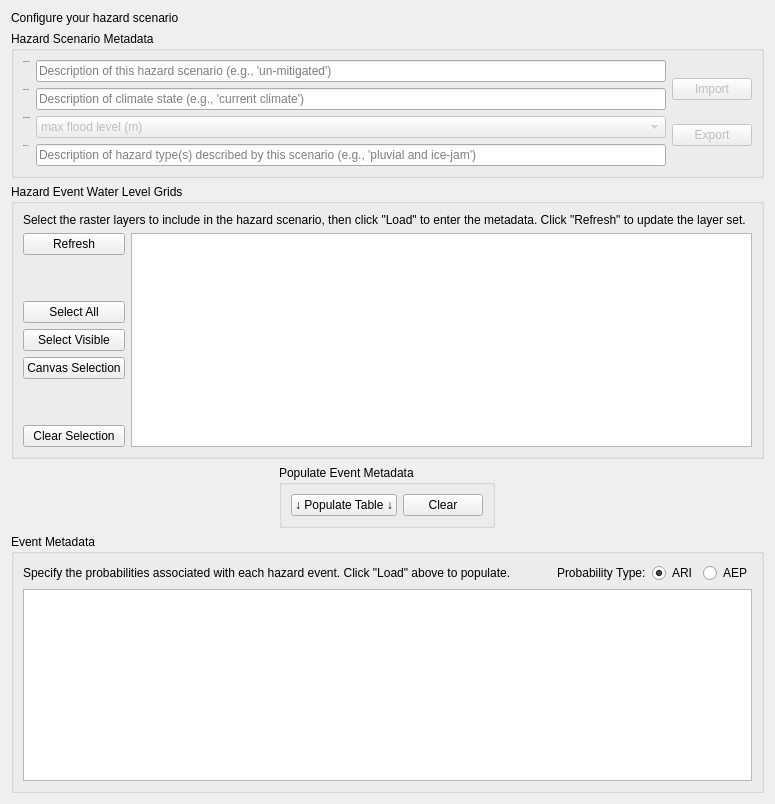
     <widget class="QWidget" name="tab_03_HZ">
      <attribute name="title">
       <string>Hazard</string>
      </attribute>
      <layout class="QVBoxLayout" name="verticalLayout_15">
       <item>
        <widget class="QLabel" name="label_3">
         <property name="text">
          <string>Configure your hazard scenario</string>
         </property>
        </widget>
       </item>
       <item>
        <widget class="QGroupBox" name="groupBox_8">
         <property name="title">
          <string>Hazard Scenario Metadata</string>
         </property>
         <layout class="QHBoxLayout" name="horizontalLayout_4">
          <item>
           <layout class="QFormLayout" name="formLayout_2">
            <item row="0" column="0">
             <widget class="QLabel" name="scenarioNameLabel">
              <property name="font">
               <font>
                <pointsize>-1</pointsize>
               </font>
              </property>
              <property name="text">
               <string>Scenario Name</string>
              </property>
             </widget>
            </item>
            <item row="0" column="1">
             <widget class="QLineEdit" name="scenarioNameLineEdit">
              <property name="inputMask">
               <string/>
              </property>
              <property name="text">
               <string/>
              </property>
              <property name="placeholderText">
               <string>Description of this hazard scenario (e.g., 'un-mitigated')</string>
              </property>
             </widget>
            </item>
            <item row="1" column="0">
             <widget class="QLabel" name="climateStateLabel">
              <property name="font">
               <font>
                <pointsize>-1</pointsize>
               </font>
              </property>
              <property name="text">
               <string>Climate State</string>
              </property>
             </widget>
            </item>
            <item row="1" column="1">
             <widget class="QLineEdit" name="climateStateLineEdit">
              <property name="placeholderText">
               <string>Description of climate state (e.g., 'current climate')</string>
              </property>
             </widget>
            </item>
            <item row="2" column="0">
             <widget class="QLabel" name="hazardVariableLabel">
              <property name="font">
               <font>
                <pointsize>-1</pointsize>
               </font>
              </property>
              <property name="text">
               <string>Hazard Variable</string>
              </property>
             </widget>
            </item>
            <item row="2" column="1">
             <widget class="QComboBox" name="hazardVariableComboBox">
              <property name="enabled">
               <bool>false</bool>
              </property>
              <item>
               <property name="text">
                <string>max flood level (m)</string>
               </property>
              </item>
             </widget>
            </item>
            <item row="3" column="0">
             <widget class="QLabel" name="hazardTypeLabel">
              <property name="font">
               <font>
                <pointsize>-1</pointsize>
               </font>
              </property>
              <property name="text">
               <string>Hazard Type</string>
              </property>
             </widget>
            </item>
            <item row="3" column="1">
             <widget class="QLineEdit" name="hazardTypeLineEdit">
              <property name="placeholderText">
               <string>Description of hazard type(s) described by this scenario (e.g., 'pluvial and ice-jam')</string>
              </property>
             </widget>
            </item>
           </layout>
          </item>
          <item>
           <layout class="QVBoxLayout" name="verticalLayout_21">
            <item>
             <widget class="QPushButton" name="pushButton_HZ_hazDB_import">
              <property name="enabled">
               <bool>false</bool>
              </property>
              <property name="text">
               <string>Import</string>
              </property>
             </widget>
            </item>
            <item>
             <widget class="QPushButton" name="pushButton_HZ_hazDB_export">
              <property name="enabled">
               <bool>false</bool>
              </property>
              <property name="text">
               <string>Export</string>
              </property>
             </widget>
            </item>
           </layout>
          </item>
         </layout>
        </widget>
       </item>
       <item>
        <widget class="QGroupBox" name="groupBox_4">
         <property name="sizePolicy">
          <sizepolicy hsizetype="Preferred" vsizetype="Expanding">
           <horstretch>0</horstretch>
           <verstretch>0</verstretch>
          </sizepolicy>
         </property>
         <property name="minimumSize">
          <size>
           <width>0</width>
           <height>0</height>
          </size>
         </property>
         <property name="maximumSize">
          <size>
           <width>16777215</width>
           <height>9999</height>
          </size>
         </property>
         <property name="title">
          <string>Hazard Event Water Level Grids</string>
         </property>
         <layout class="QVBoxLayout" name="verticalLayout_20">
          <item>
           <widget class="QLabel" name="label_8">
            <property name="text">
             <string>Select the raster layers to include in the hazard scenario, then click &quot;Load&quot; to enter the metadata. Click &quot;Refresh&quot; to update the layer set.</string>
            </property>
           </widget>
          </item>
          <item>
           <layout class="QHBoxLayout" name="horizontalLayout_11">
            <item>
             <layout class="QVBoxLayout" name="verticalLayout_11">
              <item>
               <widget class="QPushButton" name="pushButton_HZ_refresh">
                <property name="text">
                 <string>Refresh</string>
                </property>
               </widget>
              </item>
              <item>
               <spacer name="verticalSpacer_4">
                <property name="orientation">
                 <enum>Qt::Vertical</enum>
                </property>
                <property name="sizeHint" stdset="0">
                 <size>
                  <width>20</width>
                  <height>40</height>
                 </size>
                </property>
               </spacer>
              </item>
              <item>
               <widget class="QPushButton" name="pushButton_HZ_hrlay_selectAll">
                <property name="text">
                 <string>Select All</string>
                </property>
               </widget>
              </item>
              <item>
               <widget class="QPushButton" name="pushButton_HZ_hrlay_selectVis">
                <property name="toolTip">
                 <string>Select all layers visible in the canvas</string>
                </property>
                <property name="text">
                 <string>Select Visible</string>
                </property>
               </widget>
              </item>
              <item>
               <widget class="QPushButton" name="pushButton_HZ_hrlay_canvas">
                <property name="toolTip">
                 <string>Set the selection to match the selection from the main QGIS canvas</string>
                </property>
                <property name="text">
                 <string>Canvas Selection</string>
                </property>
               </widget>
              </item>
              <item>
               <spacer name="verticalSpacer_8">
                <property name="orientation">
                 <enum>Qt::Vertical</enum>
                </property>
                <property name="sizeHint" stdset="0">
                 <size>
                  <width>20</width>
                  <height>40</height>
                 </size>
                </property>
               </spacer>
              </item>
              <item>
               <widget class="QPushButton" name="pushButton_HZ_hrlay_clear">
                <property name="text">
                 <string>Clear Selection</string>
                </property>
               </widget>
              </item>
             </layout>
            </item>
            <item>
             <widget class="QListView" name="listView_HZ_hrlay">
              <property name="toolTip">
               <string>Select the rasters to 'Prep' or 'Sample'</string>
              </property>
              <property name="alternatingRowColors">
               <bool>true</bool>
              </property>
             </widget>
            </item>
           </layout>
          </item>
         </layout>
        </widget>
       </item>
       <item alignment="Qt::AlignHCenter">
        <widget class="QGroupBox" name="groupBox_6">
         <property name="title">
          <string>Populate Event Metadata</string>
         </property>
         <layout class="QHBoxLayout" name="horizontalLayout_6">
          <item>
           <widget class="QPushButton" name="pushButton_HZ_hrlay_load">
            <property name="text">
             <string>↓ Populate Table ↓</string>
            </property>
           </widget>
          </item>
          <item>
           <widget class="QPushButton" name="pushButton_HZ_populate_clear">
            <property name="enabled">
             <bool>true</bool>
            </property>
            <property name="text">
             <string>Clear</string>
            </property>
           </widget>
          </item>
         </layout>
        </widget>
       </item>
       <item alignment="Qt::AlignVCenter">
        <widget class="QGroupBox" name="groupBox_3">
         <property name="title">
          <string>Event Metadata</string>
         </property>
         <layout class="QVBoxLayout" name="verticalLayout_13">
          <item>
           <layout class="QHBoxLayout" name="horizontalLayout_9">
            <item>
             <widget class="QLabel" name="label_7">
              <property name="text">
               <string>Specify the probabilities associated with each hazard event. Click &quot;Load&quot; above to populate.</string>
              </property>
             </widget>
            </item>
            <item>
             <spacer name="horizontalSpacer">
              <property name="orientation">
               <enum>Qt::Horizontal</enum>
              </property>
              <property name="sizeHint" stdset="0">
               <size>
                <width>40</width>
                <height>20</height>
               </size>
              </property>
             </spacer>
            </item>
            <item>
             <widget class="QLabel" name="label_6">
              <property name="text">
               <string>Probability Type:</string>
              </property>
             </widget>
            </item>
            <item>
             <widget class="QRadioButton" name="radioButton_ELari">
              <property name="sizePolicy">
               <sizepolicy hsizetype="Fixed" vsizetype="Fixed">
                <horstretch>0</horstretch>
                <verstretch>0</verstretch>
               </sizepolicy>
              </property>
              <property name="text">
               <string>ARI</string>
              </property>
              <property name="checked">
               <bool>true</bool>
              </property>
             </widget>
            </item>
            <item>
             <widget class="QRadioButton" name="radioButton_ELaep">
              <property name="sizePolicy">
               <sizepolicy hsizetype="Fixed" vsizetype="Fixed">
                <horstretch>0</horstretch>
                <verstretch>0</verstretch>
               </sizepolicy>
              </property>
              <property name="text">
               <string>AEP</string>
              </property>
             </widget>
            </item>
           </layout>
          </item>
          <item>
           <widget class="QTableWidget" name="tableWidget_HZ_eventMeta">
            <property name="sizePolicy">
             <sizepolicy hsizetype="Expanding" vsizetype="Expanding">
              <horstretch>0</horstretch>
              <verstretch>0</verstretch>
             </sizepolicy>
            </property>
            <property name="minimumSize">
             <size>
              <width>0</width>
              <height>0</height>
             </size>
            </property>
            <property name="baseSize">
             <size>
              <width>200</width>
              <height>0</height>
             </size>
            </property>
            <property name="editTriggers">
             <set>QAbstractItemView::AnyKeyPressed|QAbstractItemView::DoubleClicked|QAbstractItemView::EditKeyPressed</set>
            </property>
            <property name="dragDropOverwriteMode">
             <bool>false</bool>
            </property>
            <property name="alternatingRowColors">
             <bool>true</bool>
            </property>
            <property name="selectionMode">
             <enum>QAbstractItemView::SingleSelection</enum>
            </property>
            <property name="selectionBehavior">
             <enum>QAbstractItemView::SelectRows</enum>
            </property>
            <property name="gridStyle">
             <enum>Qt::SolidLine</enum>
            </property>
            <property name="wordWrap">
             <bool>false</bool>
            </property>
            <property name="cornerButtonEnabled">
             <bool>false</bool>
            </property>
            <property name="rowCount">
             <number>0</number>
            </property>
            <property name="columnCount">
             <number>0</number>
            </property>
           </widget>
          </item>
         </layout>
        </widget>
       </item>
      </layout>
     </widget>
